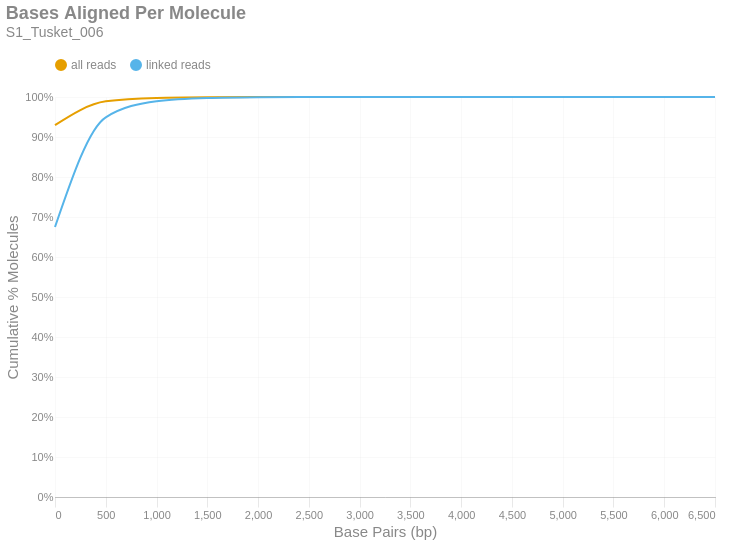

Notebook source saved alongside this figure:
### Markdown cell above
### Bases Aligned Per Molecule
This is a cumulative frequency distribution showing the number of base pairs aligned per unique molecule. These data are shown in 500 bp bins. There are two distributions: one with `all reads` (yellow) and another with only `linked reads` (blue). The percent of molecules in the `linked reads` distribution is relative to the total number of linked molecules.

### Code cell
if SKIPLR:
    print_html(f"Skipped")
else:
    binned_df = consolidated_hist(valids['aligned_bp'], mask, 500, True)
    with SafeRender(binned_df):
        (
            density_plot(binned_df, 'Bases Aligned Per Molecule', samplename, 'basesper')
            .encode(
                x=alt.X('bin:Q', title="Base Pairs (bp)").axis(tickMinStep=500).scale(padding=0),
                y=alt.Y('value:Q', title='Cumulative % Molecules')
                    .axis(format='%')
                    .scale(domain = [0,1])
                    .stack(False),
                color=alt.Color("key:N").scale(domain = ["all reads", "linked reads"]),
                tooltip = [
                    alt.Tooltip("key:N", title = "Data Type"),
                    alt.Tooltip("range_label:N", title="Bases Aligned Per Molecule"),
                    alt.Tooltip("value:Q", format = ".2%", title="% Molecules (Cum.)")
                ]
            )
        ).display()

### Figure 1 — Vega-Lite specification as saved in the notebook (floating-point values rounded to 4 significant figures)
{"width": "container", "height": 400, "config": {"title": {"anchor": "start", "dy": -15, "fontSize": 18, "color": "#888888", "subtitleColor": "#888888", "subtitleFontSize": 14}, "arc": {"fill": "#0072B2"}, "axis": {"domainColor": "#888888", "domainWidth": 0.5, "gridWidth": 0.2, "grid": false, "titleFontWeight": 400, "titleFontSize": 15, "labelFontSize": 11, "labelColor": "#888888", "tickColor": "#888888", "tickWidth": 0.2, "titleColor": "#888888"}, "axisBand": {"grid": false}, "axisX": {"grid": true, "tickSize": 10, "domainCap": "round"}, "axisY": {"domain": false, "grid": true, "tickSize": 0, "domainCap": "round"}, "background": "transparent", "header": {"labelFontSize": 15, "labelColor": "#888888", "titleFontSize": 15, "titleFontWeight": 600, "titleColor": "#888888"}, "legend": {"labelFont": "sans-serif", "labelFontSize": 12, "labelColor": "#888888", "symbolSize": 100, "symbolType": "circle", "titleFontSize": 12, "titlePadding": 10, "titleColor": "#888888", "title": null, "orient": "top"}, "range": {"category": ["#E69F00", "#56B4E9", "#009E73", "#F0E442", "#0072B2", "#D55E00", "#CC79A7", "#000000"], "diverging": ["#cfe8f3", "#a2d4ec", "#73bfe2", "#46abdb", "#1696d2", "#12719e"]}, "area": {"fill": "#0072B2", "fillOpacity": 0.7, "line": true, "strokeOpacity": 0.7}, "line": {"color": "#0072B2", "stroke": "#0072B2", "strokeWidth": 2}, "trail": {"color": "#0072B2", "stroke": "#0072B2", "strokeWidth": 0, "size": 1}, "point": {"filled": true, "fillOpacity": 1.0, "size": 95}, "text": {"color": "#888888", "fontSize": 11, "align": "right", "fontWeight": 400, "size": 11}, "bar": {"fill": "#0072B2", "stroke": null}, "view": {"stroke": null, "continuousWidth": 660, "continuousHeight": 400}}, "data": {"name": "data-b3677c0cf1287aa5e1eac2849f7ceb7a"}, "mark": {"type": "line", "interpolate": "monotone", "point": {"opacity": 0, "size": 275}}, "encoding": {"color": {"field": "key", "scale": {"domain": ["all reads", "linked reads"]}, "type": "nominal"}, "tooltip": [{"field": "key", "title": "Data Type", "type": "nominal"}, {"field": "range_label", "title": "Bases Aligned Per Molecule", "type": "nominal"}, {"field": "value", "format": ".2%", "title": "% Molecules (Cum.)", "type": "quantitative"}], "x": {"axis": {"tickMinStep": 500}, "field": "bin", "scale": {"padding": 0}, "title": "Base Pairs (bp)", "type": "quantitative"}, "y": {"axis": {"format": "%"}, "field": "value", "scale": {"domain": [0, 1]}, "stack": false, "title": "Cumulative % Molecules", "type": "quantitative"}}, "params": [{"name": "param_c36ac31b6afebe62", "select": {"type": "point", "fields": ["key"]}, "bind": "legend"}], "title": {"text": "Bases Aligned Per Molecule", "subtitle": "S1_Tusket_006"}, "transform": [{"fold": ["all reads (cumsum)", "linked reads (cumsum)"]}, {"calculate": "replace(datum.key, ' (cumsum)', '')", "as": "key"}, {"filter": {"param": "param_c36ac31b6afebe62"}}], "usermeta": {"embedOptions": {"downloadFileName": "S1_Tusket_006.basesper"}}, "$schema": "https://vega.github.io/schema/vega-lite/v6.1.0.json", "datasets": {"data-b3677c0cf1287aa5e1eac2849f7ceb7a": [{"bin": "0.0", "interval": "0.0-500.0", "all reads": 0.9298, "linked reads": 0.675, "all reads (cumsum)": 0.9298, "linked reads (cumsum)": 0.675, "range_label": "0-499"}, {"bin": "500.0", "interval": "500.0-1000.0", "all reads": 0.05939, "linked reads": 0.2743, "all reads (cumsum)": 0.9892, "linked reads (cumsum)": 0.9493, "range_label": "500-999"}, {"bin": "1000.0", "interval": "1000.0-1500.0", "all reads": 0.00859, "linked reads": 0.04015, "all reads (cumsum)": 0.9977, "linked reads (cumsum)": 0.9894, "range_label": "1000-1499"}, {"bin": "1500.0", "interval": "1500.0-2000.0", "all reads": 0.001703, "linked reads": 0.007987, "all reads (cumsum)": 0.9994, "linked reads (cumsum)": 0.9974, "range_label": "1500-1999"}, {"bin": "2000.0", "interval": "2000.0-2500.0", "all reads": 0.0004046, "linked reads": 0.001898, "all reads (cumsum)": 0.9999, "linked reads (cumsum)": 0.9993, "range_label": "2000-2499"}, {"bin": "2500.0", "interval": "2500.0-3000.0", "all reads": 9.719e-05, "linked reads": 0.0004561, "all reads (cumsum)": 1.0, "linked reads (cumsum)": 0.9998, "range_label": "2500-2999"}, {"bin": "3000.0", "interval": "3000.0-3500.0", "all reads": 3.256e-05, "linked reads": 0.0001528, "all reads (cumsum)": 1.0, "linked reads (cumsum)": 0.9999, "range_label": "3000-3499"}, {"bin": "3500.0", "interval": "3500.0-4000.0", "all reads": 1.077e-05, "linked reads": 5.055e-05, "all reads (cumsum)": 1.0, "linked reads (cumsum)": 1.0, "range_label": "3500-3999"}, {"bin": "4000.0", "interval": "4000.0-4500.0", "all reads": 3.873e-06, "linked reads": 1.817e-05, "all reads (cumsum)": 1.0, "linked reads (cumsum)": 1.0, "range_label": "4000-4499"}, {"bin": "4500.0", "interval": "4500.0-5000.0", "all reads": 9.682e-07, "linked reads": 4.544e-06, "all reads (cumsum)": 1.0, "linked reads (cumsum)": 1.0, "range_label": "4500-4999"}, {"bin": "5000.0", "interval": "5000.0-5500.0", "all reads": 1.21e-07, "linked reads": 5.68e-07, "all reads (cumsum)": 1.0, "linked reads (cumsum)": 1.0, "range_label": "5000-5499"}, {"bin": "5500.0", "interval": "5500.0-6000.0", "all reads": 1.21e-07, "linked reads": 5.68e-07, "all reads (cumsum)": 1.0, "linked reads (cumsum)": 1.0, "range_label": "5500-5999"}, {"bin": "6000.0", "interval": "6000.0-6500.0", "all reads": 1.21e-07, "linked reads": 5.68e-07, "all reads (cumsum)": 1.0, "linked reads (cumsum)": 1.0, "range_label": "6000-6499"}, {"bin": "6500.0", "interval": "6500.0-7000.0", "all reads": 1.21e-07, "linked reads": 5.68e-07, "all reads (cumsum)": 1.0, "linked reads (cumsum)": 1.0, "range_label": "6500-6999"}]}}
